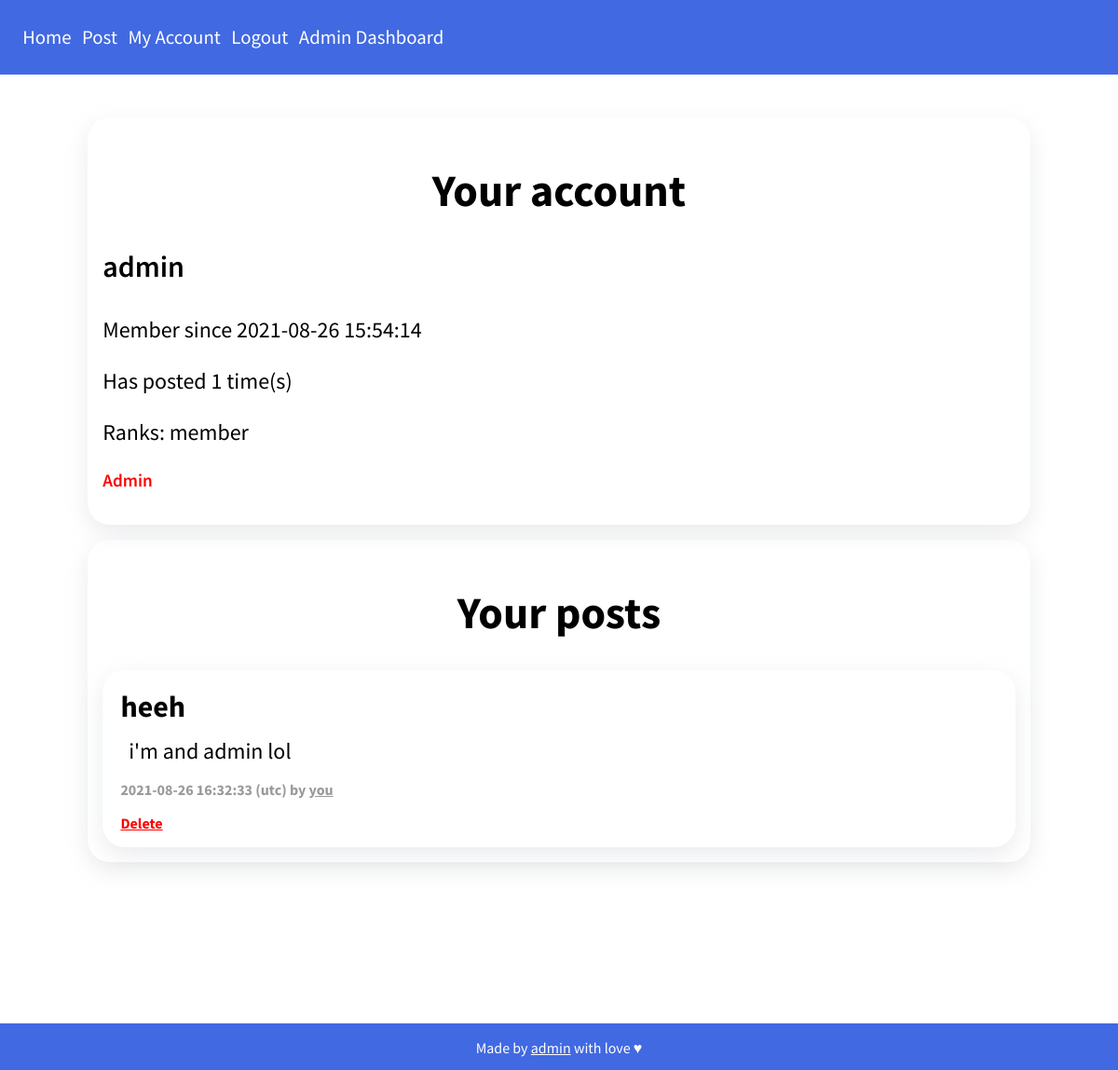
The app's page /u/admin (signed in) with its own data.
### app.py (models this page shows, shortened)
class User(db.Model, UserMixin):
    id = db.Column(db.Integer, primary_key=True)
    uuid = db.Column(db.String(36))
    username = db.Column(db.String(24))
    mail = db.Column(db.String(120))
    password = db.Column(db.String(80))
    joined = db.Column(db.DateTime, default=datetime.utcnow)
    post_number = db.Column(db.Integer, default=0)
    admin = db.Column(db.Boolean, default=False)
    ranks = db.Column(db.String, default='member')
    points = db.Column(db.Integer, default=0)

class Post(db.Model):
    id = db.Column(db.Integer, primary_key=True)
    title = db.Column(db.String(70))
    content = db.Column(db.String(500))
    author_name = db.Column(db.String(24))
    author_uuid = db.Column(db.String(36))
    date = db.Column(db.DateTime, default=datetime.utcnow)
    updated = db.Column(db.Boolean, default=False)
    uuid = db.Column(db.String(36))

### app.py (the view)
@login_required
@app.route('/u/<string:username>',  methods=['GET', 'POST'])
def user(username):
    if username:
        user = User.query.filter_by(username=username).first()
        user_posts = Post.query.filter_by(author_uuid=user.uuid).all()
        return render_template('user/user.html', user=user, user_posts=user_posts)
    else:
        return render_template('user/user.html', username=username)

### app.py (called while the page is built)
@login_manager.user_loader
def load_user(mail):
    return User.query.get(mail)

### templates/user/user.html (shortened to what this page needs)
{% extends 'base.html' %}
{% block main %}
{% if user %}
<div class="container">
    {% if user == current_user %}
    <div class="card">
        <h1 style="text-align: center; font-size: 3em;">Your account</h1>
        <p class="user" id="username">{{ user.username }}</p>
        <p class="user" id="member_since">Member since {{ user.joined.replace(microsecond=0) }}</p>
        <p class="user" id="post_number">Has posted {{ user.post_number }} time(s)</p>
        <p class="user" id="ranks">Ranks:
            {% for rank in user.ranks.split('+') %}
            {{ rank }}
            {% endfor %}
        </p>
        <p class="user" id="admin" style="font-size: larger; color: red; font-weight: 600;">
            {% if user.admin %}
            Admin
            {% endif %}
        </p>
    </div>
    <div class="card">
        <div>
            <h1 style="text-align: center; font-size: 3em;">Your posts</h1>
        </div>
        {% for post in user_posts %}
        <div class="card">
            <p class="post" id="title">{{ post.title }}</p>
            <p class="post" id="content">{{ post.content }}</p>
            <div class="post_info">
                <p class="post" id="date">{{ post.date.replace(microsecond=0) }} (utc) by <a
                        href="/u/{{ post.author_name }}" class="post" id="author">you</a></p>
                <a href="/p/delete?post_uuid={{ post.uuid }}" class="post" id="delete">Delete</a>
            </div>
        </div>
        {% endfor %}
    </div>
    {% endif %}
</div>
{% else %}
<h1>User {{ username }} not found.</h1>
{% endif %}
{% endblock %}

### static/style.css (style rules this page uses)
:root { --primary: #4169e1; --secondary: #ffffff; --tertiary: #000000; }
body { height: 125vh; font-family: "Source Sans Pro", sans-serif; margin-top: 80px; padding: 30px; }
.card { margin-top: 1em; padding: 1em; border-radius: 1.5em; box-shadow: rgba(149, 157, 165, 0.2) 0px 8px 24px; }
.container { padding-right: 5%; padding-left: 5%; margin-right: auto; margin-left: auto; }
.post#title { font-size: xx-large; font-weight: bold; margin: 0.1em; }
.post#content { font-size: x-large; margin: 0.5em; }
div.post_info { color: hsla(0, 0%, 0%, 0.4); font-weight: bold; margin-left: 0.2em; margin-bottom: 0; }
a.post#author { color: hsla(0, 0%, 0%, 0.4); }
a.post#delete { color: red; }
.user#username { font-size: xx-large; font-weight: 600; margin-top: 0; }
.user { font-size: x-large; }

### records on screen
User: username "admin", joined.replace "2021-08-26 15:54:14", post_number "1", ranks "member"
Post: title "heeh", content "i'm and admin lol", date.replace "2021-08-26 16:32:33"
